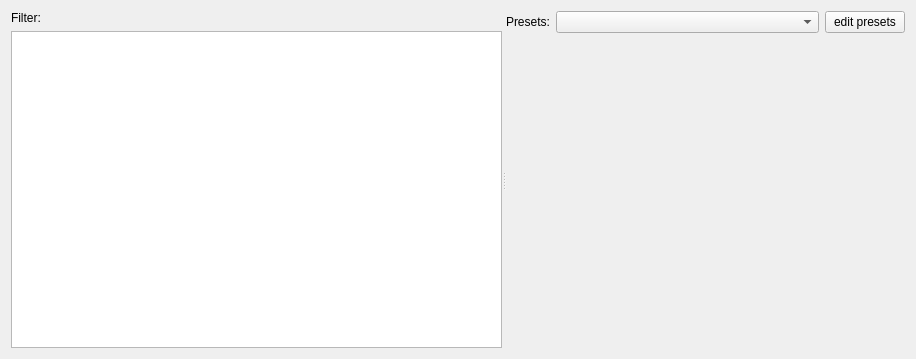
<ui version="4.0" >
 <class>FilterSelector</class>
 <widget class="QWidget" name="FilterSelector" >
  <property name="geometry" >
   <rect>
    <x>0</x>
    <y>0</y>
    <width>916</width>
    <height>359</height>
   </rect>
  </property>
  <property name="windowTitle" >
   <string>Filter selection</string>
  </property>
  <layout class="QGridLayout" >
   <item row="0" column="0" >
    <widget class="QSplitter" name="splitter" >
     <property name="orientation" >
      <enum>Qt::Horizontal</enum>
     </property>
     <widget class="QWidget" name="layoutWidget" >
      <layout class="QVBoxLayout" >
       <item>
        <widget class="QLabel" name="label_2" >
         <property name="text" >
          <string>Filter:</string>
         </property>
        </widget>
       </item>
       <item>
        <widget class="QTreeView" name="filtersSelector" />
       </item>
      </layout>
     </widget>
     <widget class="QWidget" name="layoutWidget" >
      <layout class="QGridLayout" >
       <item row="0" column="0" >
        <widget class="QLabel" name="label" >
         <property name="text" >
          <string>Presets:</string>
         </property>
        </widget>
       </item>
       <item row="0" column="1" >
        <widget class="QComboBox" name="comboBoxPresets" >
         <property name="sizePolicy" >
          <sizepolicy vsizetype="Fixed" hsizetype="MinimumExpanding" >
           <horstretch>0</horstretch>
           <verstretch>0</verstretch>
          </sizepolicy>
         </property>
         <property name="minimumSize" >
          <size>
           <width>0</width>
           <height>0</height>
          </size>
         </property>
         <property name="iconSize" >
          <size>
           <width>100</width>
           <height>100</height>
          </size>
         </property>
        </widget>
       </item>
       <item row="0" column="2" >
        <widget class="QPushButton" name="pushButtonEditPressets" >
         <property name="text" >
          <string>edit presets</string>
         </property>
        </widget>
       </item>
       <item row="1" column="0" colspan="3" >
        <layout class="QVBoxLayout" >
         <item>
          <widget class="QWidget" native="1" name="centralWidgetHolder" >
           <property name="sizePolicy" >
            <sizepolicy vsizetype="Expanding" hsizetype="Preferred" >
             <horstretch>0</horstretch>
             <verstretch>0</verstretch>
            </sizepolicy>
           </property>
          </widget>
         </item>
         <item>
          <spacer name="verticalSpacer" >
           <property name="orientation" >
            <enum>Qt::Vertical</enum>
           </property>
           <property name="sizeHint" stdset="0" >
            <size>
             <width>20</width>
             <height>40</height>
            </size>
           </property>
          </spacer>
         </item>
        </layout>
       </item>
      </layout>
     </widget>
    </widget>
   </item>
  </layout>
 </widget>
 <resources/>
 <connections/>
</ui>
